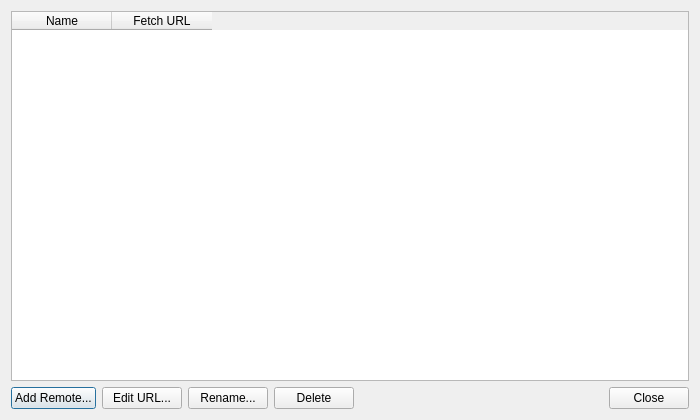
<?xml version="1.0" encoding="UTF-8"?>
<ui version="4.0">
 <class>QGitRemotesDialog</class>
 <widget class="QDialog" name="QGitRemotesDialog">
  <property name="geometry">
   <rect>
    <x>0</x>
    <y>0</y>
    <width>700</width>
    <height>420</height>
   </rect>
  </property>
  <property name="windowTitle">
   <string>Manage Remotes</string>
  </property>
  <layout class="QVBoxLayout" name="verticalLayout">
   <item>
    <widget class="QTableWidget" name="tableWidget">
     <property name="selectionBehavior">
      <enum>QAbstractItemView::SelectRows</enum>
     </property>
     <property name="selectionMode">
      <enum>QAbstractItemView::SingleSelection</enum>
     </property>
     <property name="editTriggers">
      <set>QAbstractItemView::NoEditTriggers</set>
     </property>
     <column>
      <property name="text">
       <string>Name</string>
      </property>
     </column>
     <column>
      <property name="text">
       <string>Fetch URL</string>
      </property>
     </column>
    </widget>
   </item>
   <item>
    <layout class="QHBoxLayout" name="horizontalLayout">
     <item>
      <widget class="QPushButton" name="addButton">
       <property name="text">
        <string>Add Remote...</string>
       </property>
      </widget>
     </item>
     <item>
      <widget class="QPushButton" name="editUrlButton">
       <property name="text">
        <string>Edit URL...</string>
       </property>
      </widget>
     </item>
     <item>
      <widget class="QPushButton" name="renameButton">
       <property name="text">
        <string>Rename...</string>
       </property>
      </widget>
     </item>
     <item>
      <widget class="QPushButton" name="deleteButton">
       <property name="text">
        <string>Delete</string>
       </property>
      </widget>
     </item>
     <item>
      <spacer name="horizontalSpacer">
       <property name="orientation">
        <enum>Qt::Orientation::Horizontal</enum>
       </property>
       <property name="sizeHint" stdset="0">
        <size>
         <width>40</width>
         <height>20</height>
        </size>
       </property>
      </spacer>
     </item>
     <item>
      <widget class="QPushButton" name="closeButton">
       <property name="text">
        <string>Close</string>
       </property>
      </widget>
     </item>
    </layout>
   </item>
  </layout>
 </widget>
 <resources/>
 <connections>
  <connection>
   <sender>closeButton</sender>
   <signal>clicked()</signal>
   <receiver>QGitRemotesDialog</receiver>
   <slot>accept()</slot>
   <hints>
    <hint type="sourcelabel">
     <x>630</x>
     <y>390</y>
    </hint>
    <hint type="destinationlabel">
     <x>350</x>
     <y>210</y>
    </hint>
   </hints>
  </connection>
 </connections>
</ui>
